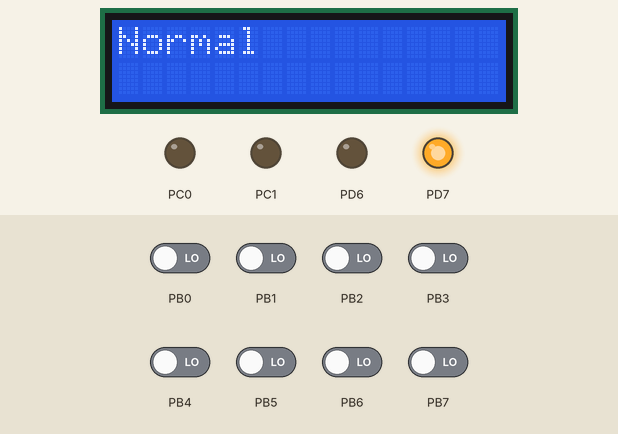
Bench run of a program on a simulated ATmega32, built with avr-gcc and emulated at 16 MHz. Parts: 16×2 character LCD, output pins drawn as LEDs (lit = HIGH). Wiring (inferred from the names in the program): character LCD (HD44780): RS PC2; E PC3; data PC4, PC5, PC6, PC7. The test bench sets the inputs (shaded band); at power-on: PB0–7 LOW. Pins used as bus, display or sensor lines are not drawn.

Above: at 1.2 s.
1.3 s: PB0 driven HIGH
At 2.2 s:
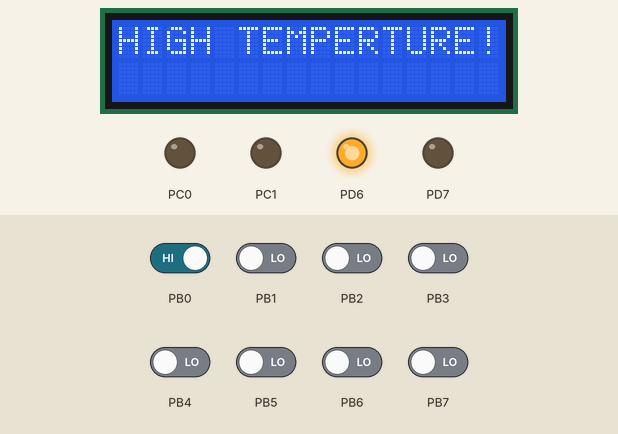
4.3 s: PB1 driven HIGH
At 5.9 s:
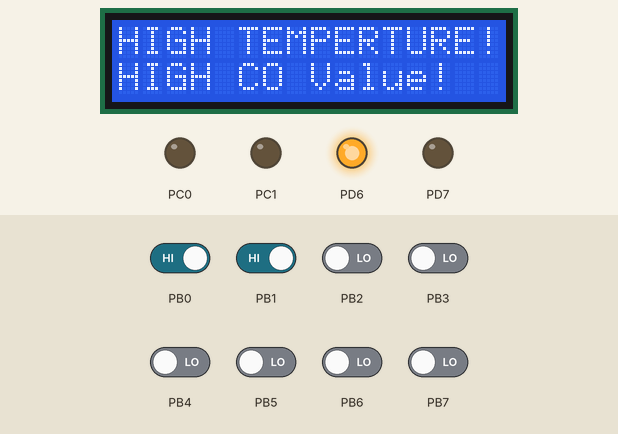
7.3 s: PB2 driven HIGH
At 8.3 s:
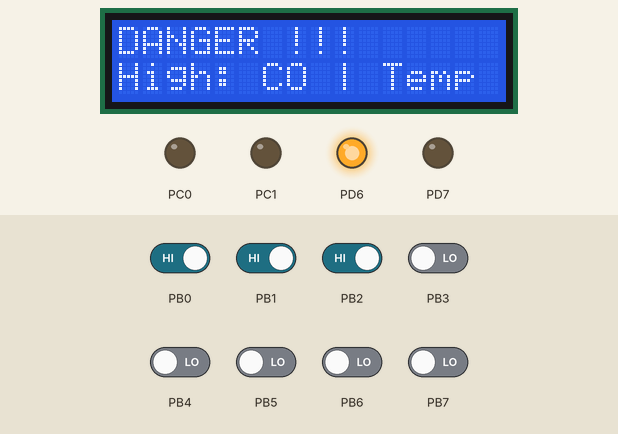
10.3 s: PB0 driven LOW
At 11.4 s:
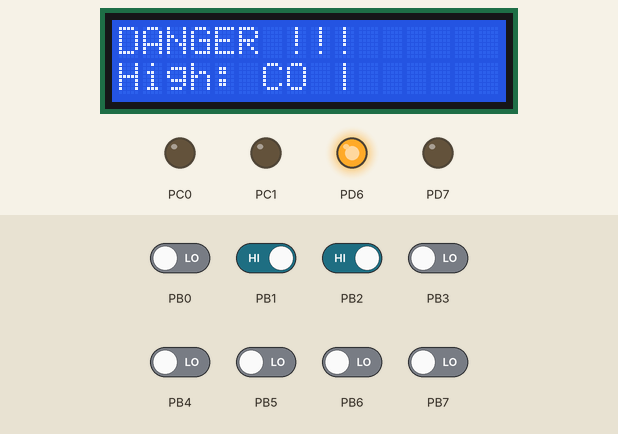
13.3 s: PB1 driven LOW
At 14.1 s:
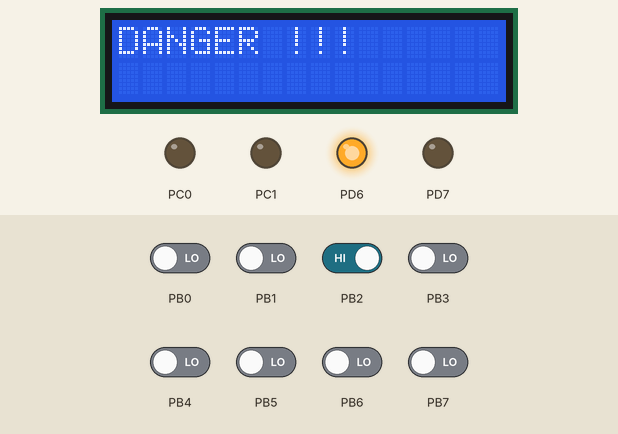
14.8 s: PB0 driven HIGH
At 15.5 s:
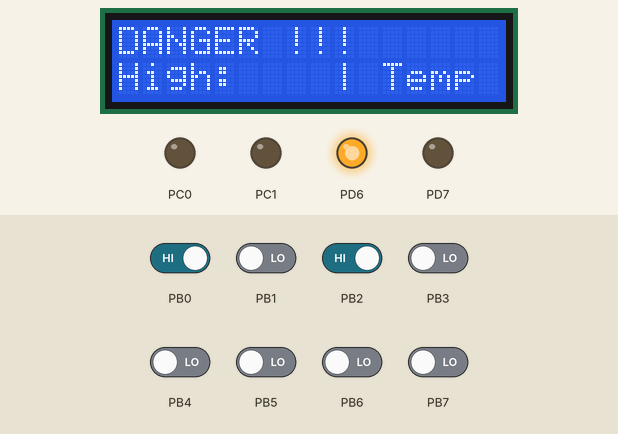
Timing chart, 0 to 17.8 s (numbered marks = the images above; inputs shaded):
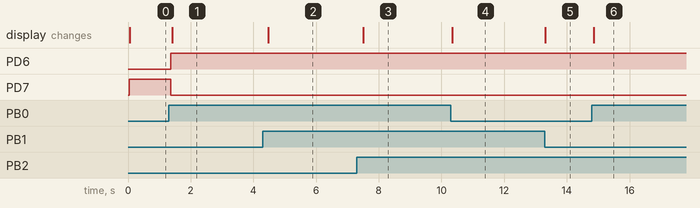

The program:

main.c
```c
/*
 * ReceiverStation.c
 *
 * Created: 5/12/2022 8:10:12 PM
 * Author : darklane
 */
#define F_CPU 16000000UL			/* Define CPU Frequency e.g. here 8MHz */
#include <avr/io.h>
#include <util/delay.h>			/* Include Delay header file */
#define LCD_Dir  DDRC			/* Define LCD data port direction */
#define LCD_Port PORTC			/* Define LCD data port */
#define RS PC2				/* Define Register Select pin */
#define EN PC3 				/* Define Enable signal pin */

void lcdcmd( unsigned char cmnd )
{
	LCD_Port = (LCD_Port & 0x0F) | (cmnd & 0xF0); /* sending upper nibble */
	LCD_Port &= ~ (1<<RS);		/* RS=0, command reg. */
	LCD_Port |= (1<<EN);		/* Enable pulse */
	_delay_us(1);
	LCD_Port &= ~ (1<<EN);
	_delay_us(2);
	LCD_Port = (LCD_Port & 0x0F) | (cmnd << 4);  /* sending lower nibble */
	LCD_Port |= (1<<EN);
	_delay_us(1);
	LCD_Port &= ~ (1<<EN);
	_delay_ms(2);
}


void lcddata( unsigned char data )
{
	LCD_Port = (LCD_Port & 0x0F) | (data & 0xF0); /* sending upper nibble */
	LCD_Port |= (1<<RS);		/* RS=1, data reg. */
	LCD_Port|= (1<<EN);
	_delay_us(1);
	LCD_Port &= ~ (1<<EN);
	_delay_us(2);
	LCD_Port = (LCD_Port & 0x0F) | (data << 4); /* sending lower nibble */
	LCD_Port |= (1<<EN);
	_delay_us(1);
	LCD_Port &= ~ (1<<EN);
	_delay_ms(2);
}

void lcdInit (void)			/* LCD Initialize function */
{
	LCD_Dir = 0xFF;			/* Make LCD port direction as o/p */
	_delay_ms(20);			/* LCD Power ON delay always >15ms */

	lcdcmd(0x02);		/* send for 4 bit initialization of LCD  */
	lcdcmd(0x28);              /* 2 line, 5*7 matrix in 4-bit mode */
	lcdcmd(0x0c);              /* Display on cursor off*/
	lcdcmd(0x06);              /* Increment cursor (shift cursor to right)*/
	lcdcmd(0x01);              /* Clear display screen*/
	_delay_ms(2);
}


void lcdWrite (char *str)		/* Send string to LCD function */
{
	int i;
	for(i=0;str[i]!=0;i++)		/* Send each char of string till the NULL */
	{
		lcddata (str[i]);
	}
}


void lcdClear()
{
	lcdcmd (0x01);		/* Clear display */
	_delay_ms(2);
	lcdcmd (0x80);		/* Cursor at home position */
}
int main(void)
{
	DDRD = 0b11000000;
	lcdInit();			/* Initialization of LCD*/
	lcdWrite("Normal ");	/* Write string on 1st line of LCD*/
    while (1)
    {
		DDRB = 0b00000000;
		if (PINB==0b00000001)
		{
			PORTD = 0b01000000;
			lcdClear();
			lcdWrite("HIGH TEMPERTURE!");
		}
		else if (PINB==0b00000010)
		{
			PORTD = 0b01000000;
			lcdClear();
			lcdWrite("HIGH CO Value!");
		}
		else if (PINB==0b00000011)
		{
			PORTD = 0b01000000;
			lcdClear();
			lcdWrite("HIGH TEMPERTURE!");
			lcdcmd (0xC0);
			lcdWrite("HIGH CO Value!");
		}
		else if (PINB & 0b00000100)
		{
			PORTD = 0b01000000;
			lcdClear();
			lcdWrite("DANGER !!!");
			if(PINB & 0b00000010){
				lcdcmd (0xC0);
				lcdWrite("High: ");
				lcdcmd (0xC6);
				lcdWrite("CO |");
			}
			if(PINB & 0b00000001){
				lcdcmd (0xC0);
				lcdWrite("High: ");
				lcdcmd (0xC9);
				lcdWrite("| Temp");
			}
		}
		else if (PINB==0b00001000)
		{
			PORTD = 0b01000000;
			lcdClear();
			lcdWrite("Head Knocked");
		}
		else{
				PORTD = 0b10000000;
				lcdClear();
				lcdWrite("Normal ");

		}
		_delay_ms(100);

    }
}
```

Measured:
- after the input at 1.3 s, PD6: LOW → HIGH after 0.07 s; PD7: HIGH → LOW after 0.07 s; the display: changes after 0.10 s (image 1)
- after the input at 4.3 s, the display: changes after 0.17 s (image 2)
- after the input at 7.3 s, the display: changes after 0.21 s (image 3)
- after the input at 10.3 s, the display: changes at once (image 4)
- after the input at 13.3 s, the display: changes at once (image 5)
- after the input at 14.8 s, the display: changes after 0.06 s (image 6)
